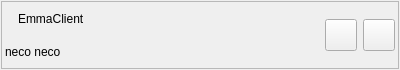
<?xml version="1.0" encoding="UTF-8"?>
<ui version="4.0">
 <class>Event::services::ServiceWidget</class>
 <widget class="QWidget" name="Event::services::ServiceWidget">
  <property name="geometry">
   <rect>
    <x>0</x>
    <y>0</y>
    <width>400</width>
    <height>70</height>
   </rect>
  </property>
  <property name="windowTitle">
   <string>Form</string>
  </property>
  <layout class="QHBoxLayout" name="horizontalLayout_3">
   <property name="leftMargin">
    <number>1</number>
   </property>
   <property name="topMargin">
    <number>1</number>
   </property>
   <property name="rightMargin">
    <number>1</number>
   </property>
   <property name="bottomMargin">
    <number>1</number>
   </property>
   <item>
    <widget class="QFrame" name="frame">
     <property name="frameShape">
      <enum>QFrame::Shape::StyledPanel</enum>
     </property>
     <property name="frameShadow">
      <enum>QFrame::Shadow::Raised</enum>
     </property>
     <layout class="QHBoxLayout" name="horizontalLayout_2">
      <property name="leftMargin">
       <number>3</number>
      </property>
      <property name="topMargin">
       <number>3</number>
      </property>
      <property name="rightMargin">
       <number>3</number>
      </property>
      <property name="bottomMargin">
       <number>3</number>
      </property>
      <item>
       <layout class="QVBoxLayout" name="verticalLayout">
        <item>
         <layout class="QHBoxLayout" name="horizontalLayout">
          <item>
           <widget class="QLabel" name="lblStatus">
            <property name="text">
             <string/>
            </property>
            <property name="pixmap">
             <pixmap>:/qf/core/images/light-red.png</pixmap>
            </property>
           </widget>
          </item>
          <item>
           <widget class="QLabel" name="lblServiceName">
            <property name="sizePolicy">
             <sizepolicy hsizetype="Expanding" vsizetype="Preferred">
              <horstretch>0</horstretch>
              <verstretch>0</verstretch>
             </sizepolicy>
            </property>
            <property name="text">
             <string>EmmaClient</string>
            </property>
           </widget>
          </item>
         </layout>
        </item>
        <item>
         <widget class="QLabel" name="lblServiceMessage">
          <property name="sizePolicy">
           <sizepolicy hsizetype="Expanding" vsizetype="Preferred">
            <horstretch>0</horstretch>
            <verstretch>0</verstretch>
           </sizepolicy>
          </property>
          <property name="text">
           <string>neco neco</string>
          </property>
         </widget>
        </item>
       </layout>
      </item>
      <item>
       <widget class="QToolButton" name="btPlay">
        <property name="minimumSize">
         <size>
          <width>32</width>
          <height>32</height>
         </size>
        </property>
        <property name="icon">
         <iconset resource="../../../../../../../libqf/libqfgui/images/flat/qf_gui_images_flat.qrc">
          <normaloff>:/qf/gui/images/flat/media-play.svg</normaloff>:/qf/gui/images/flat/media-play.svg</iconset>
        </property>
       </widget>
      </item>
      <item>
       <widget class="QToolButton" name="btShowDetail">
        <property name="minimumSize">
         <size>
          <width>32</width>
          <height>32</height>
         </size>
        </property>
        <property name="icon">
         <iconset resource="../../../../../../../libqf/libqfgui/images/flat/qf_gui_images_flat.qrc">
          <normaloff>:/qf/gui/images/flat/settings.svg</normaloff>:/qf/gui/images/flat/settings.svg</iconset>
        </property>
       </widget>
      </item>
     </layout>
    </widget>
   </item>
  </layout>
 </widget>
 <resources>
  <include location="../../../../../../../libqf/libqfgui/images/flat/qf_gui_images_flat.qrc"/>
 </resources>
 <connections/>
</ui>
